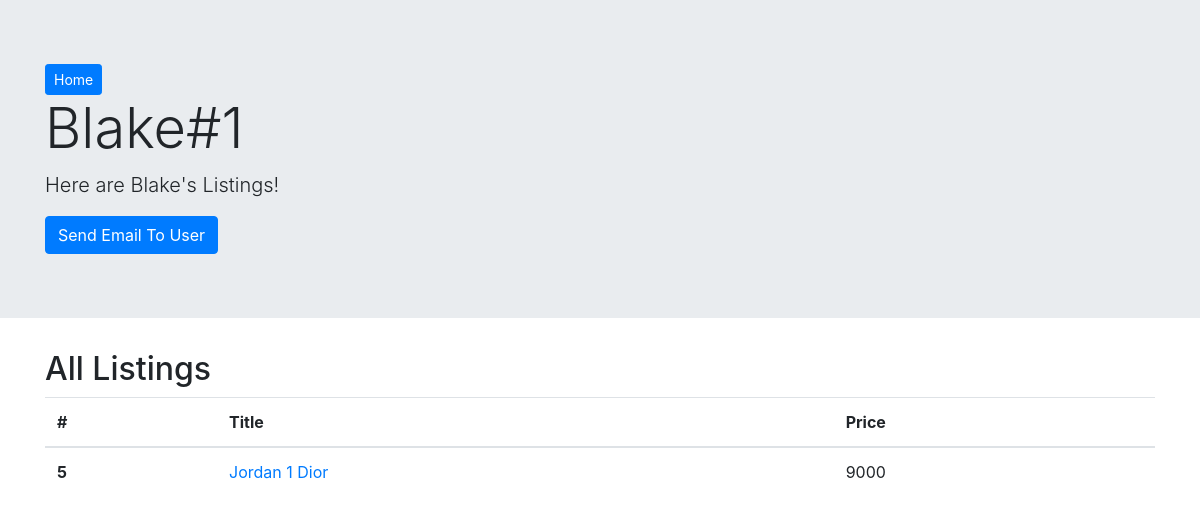
The page /user/1 on the database as committed earlier.
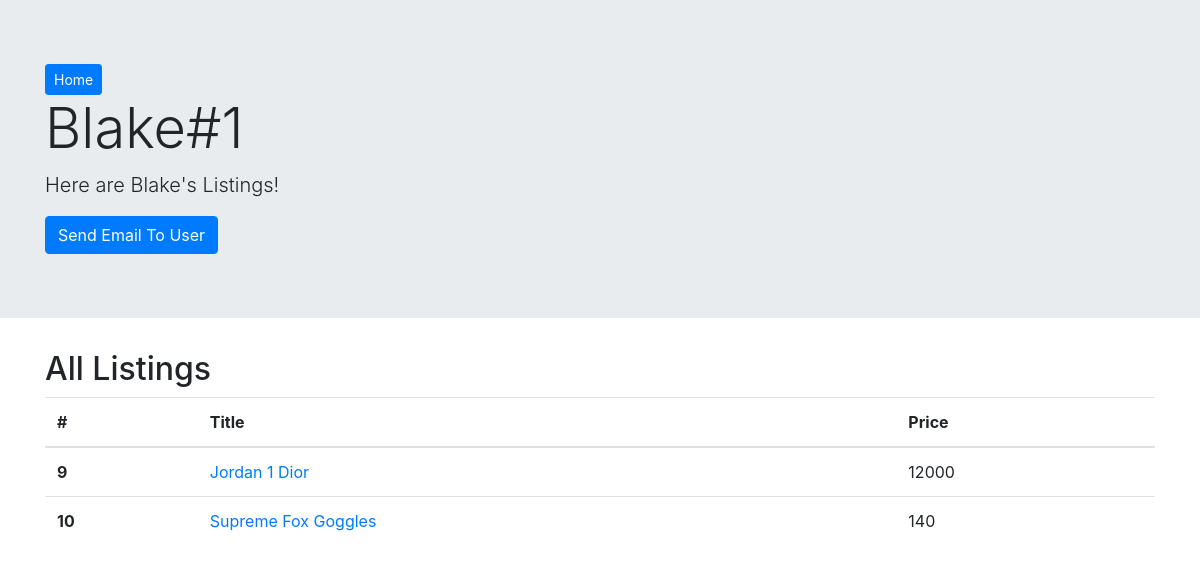
The same page on the database as committed later.
### main/models.py (models this page shows, shortened)
class Listing(models.Model):
    title = models.CharField(max_length=100)
    desc = models.TextField()
    img = models.FileField()
    posted_by = models.ForeignKey(User, related_name='posted', on_delete=models.CASCADE)
    price = models.IntegerField()
    condition = models.CharField(max_length=10)
    location = models.CharField(max_length=15)
    watching = models.ManyToManyField(User, related_name='watching')
    created_at = models.DateTimeField(auto_now_add=True)
    updated_at = models.DateTimeField(auto_now=True)

### main/views.py (the view)
# urls.py: path('user/<int:num>', views.user),
def user(request, num):
    view_user = User.objects.get(id=num)
    context ={
        'view_user': view_user,
        'all_listings': Listing.objects.all()
    }
    return render(request, 'user.html', context)

### main/templates/user.html (shortened to what this page needs)
<!doctype html>
<html lang="en">
<head>
    <link rel="stylesheet" href="https://maxcdn.bootstrapcdn.com/bootstrap/4.0.0/css/bootstrap.min.css"
>
</head>
<body>
    <div class="jumbotron jumbotron-fluid">
        <div class="container">
            <a href="/dashboard" class="btn btn-primary btn-sm">Home</a>
            <h1 class="display-4">{{view_user.first}}#{{view_user.id}}</h1>
            <p class="lead">Here are {{view_user.first}}'s Listings!</p>
            <a class='btn btn-primary' href = "mailto: {{view_user.email}}">Send Email To User</a>
        </div>
    </div>
    <div class="container">
        <h2>All Listings</h2>
        <table class="table">
            <thead>
                <tr>
                    <th scope="col">#</th>
                    <th scope="col">Title</th>
                    <th scope="col">Price</th>
                </tr>
            </thead>
            <tbody>
                <tr>{% for Listing in all_listings %}
                    {% if view_user.id == Listing.posted_by.id %}
                    <th scope="row">{{Listing.id}}</th>
                    <td><a href="/view/{{Listing.id}}">{{Listing.title}}</a></td>
                    <td>{{Listing.price}}</td>
                    {% endif %}
                </tr>{% endfor %}
            </tbody>
        </table>
    </div>
</body>
</html>

Rows that differ between the two databases and show on the page:
removed Listing: id "5", title "Jordan 1 Dior", price "9000"
added Listing: id "9", title "Jordan 1 Dior", price "12000"
added Listing: id "10", title "Supreme Fox Goggles", price "140"
